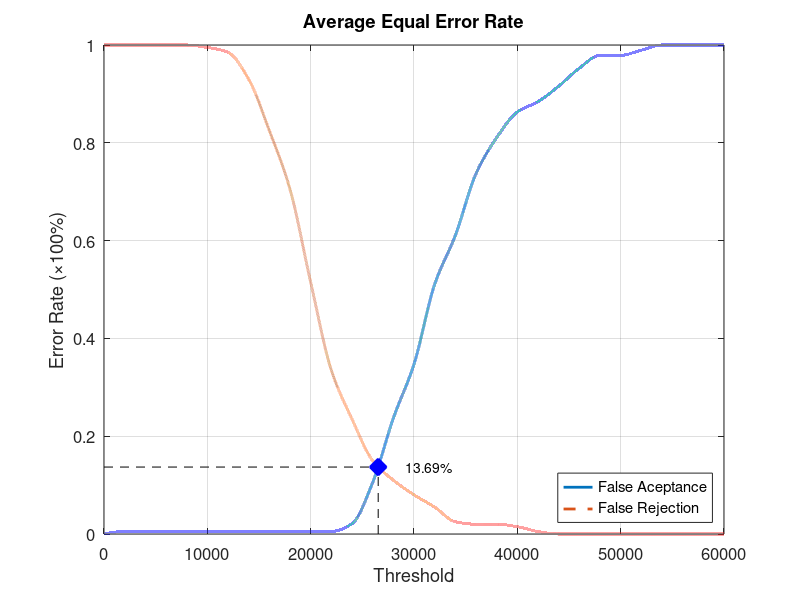
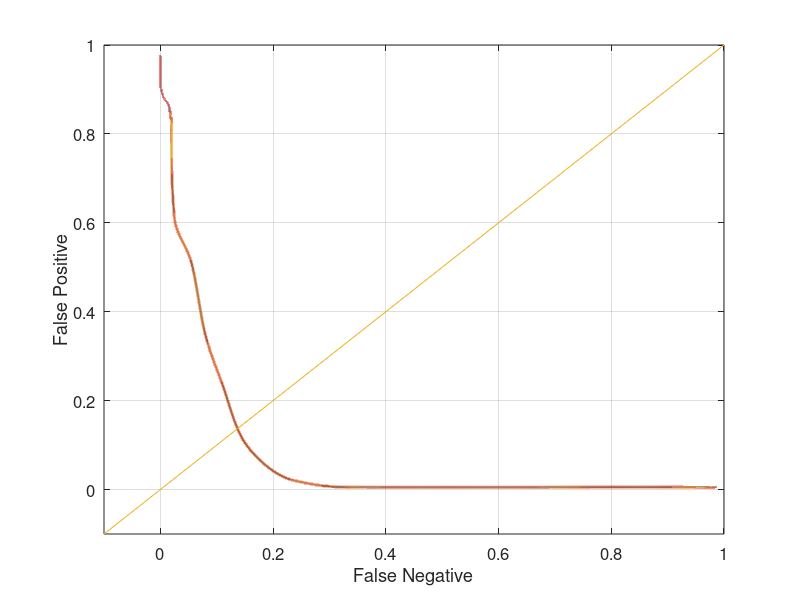

Write MATLAB code to recreate these figures, in order.
function yEER = Database5_2
close all;
clear;
clc;
x = 0:2000:60000;
xq = 0:0.5:60000;

y0 = [0 0.00526316 0.00526316 0.00526316 0.00526316 0.00526316 0.00526316 0.00526316 0.00526316 0.00526316 0.00526316 0.00526316 0.0210526 0.105263 0.236842 0.347368 0.510526 0.610526 0.736842 0.810526 0.863158 0.884211 0.915789 0.952632 0.978947 0.978947 0.989474 1 1 1 1];
yy0 = interp1(x, y0, xq, 'pchip');
y1 = [1 1 1 1 1 0.995 0.985 0.93 0.825 0.705 0.515 0.335 0.235 0.15 0.11 0.08 0.055 0.025 0.02 0.02 0.015 0.005 0 0 0 0 0 0 0 0 0];
yy1 = interp1(x, y1, xq, 'pchip');

% Calculating EER: 
y2 = abs(y0 - y1);
find(y2 == min(y2))
yy2 = abs(yy0 - yy1);
xEER = find(yy2 == min(yy2));
xEERIndex = xq(xEER) % X-axis EER
yEER = yy0(xEER) % Y-axis EER

main = figure
plot(xq, yy0,'-','LineWidth', 2);	hold on
plot(xq, yy1,'--','LineWidth', 2);	hold on
plot([xEERIndex xEERIndex], [0 yEER], 'k--');	hold on
plot([0 xEERIndex], [yEER yEER], 'k--');	hold on
plot(xEERIndex, yEER, 'bx', 'LineWidth', 10);	hold on
text(xEERIndex + 10 * xEERIndex / 100, yEER, [num2str(round((10000 * yEER)) / 100) '%'])
legend('False Aceptance', 'False Rejection', 'Location', 'SouthEast')
xlabel('Threshold')
ylabel('Error Rate (\times100%)')
title('Average Equal Error Rate')
set(gca, 'FontSize', 12)
axis([0 60000 0 1])
grid on

print(main, 'Database5_2Main', '-dpng');
FNRxFPR = figure('Color', [1 1 1]);
plot(yy1, yy0, '-', yy1, yy0, 'LineWidth', 2);
hold on
y = -0.1:0.1:1
plot(y, y); 
set(gca, 'FontSize', 12)
xlabel('False Negative')
ylabel('False Positive')
axis([-0.1 1 -0.1 1])
set(gca, 'FontSize', 12)
grid on

print(FNRxFPR, 'Database5_2FNRxFPR','-dpng');
end
